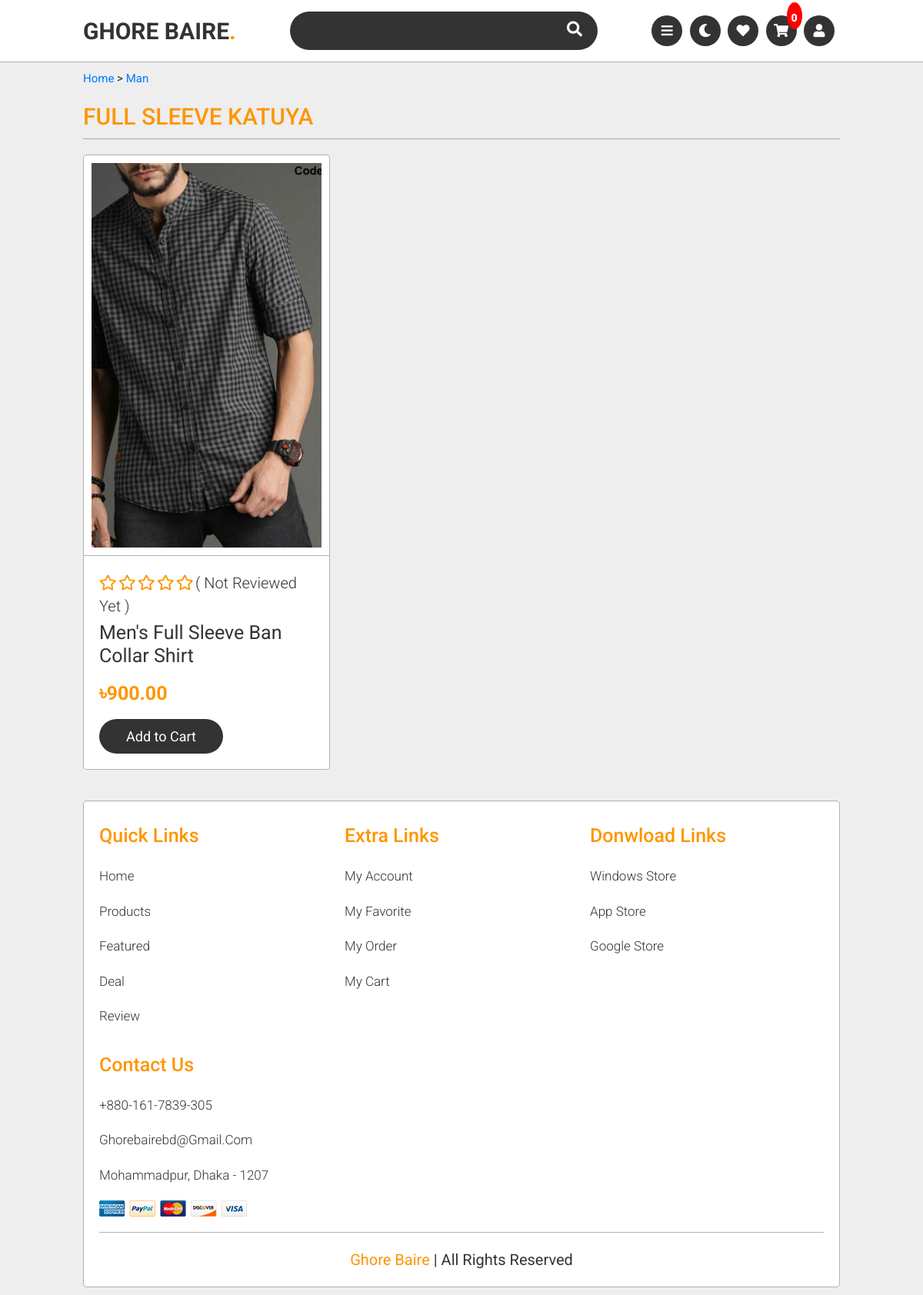
The app's page /category/man/ with its own data.
### store/models.py (models this page shows, shortened)
class Product(models.Model):
    FOR = (
        ('woman','Woman'),
        ('man', 'Man')
    )
    shopowner = models.ForeignKey(ShopOwner, null=True, on_delete= models.CASCADE)
    name = models.CharField(max_length=200,blank = True, null=True)
    price = models.FloatField(default=0,null=True)
    category = models.ManyToManyField(Category)
    description = models.CharField(max_length=2000, null=True,blank=True)
    date_created = models.DateTimeField(auto_now_add=True, null=True)
    quantity = models.CharField(max_length=100,blank = True, null=True)
    digital = models.BooleanField(default=False, null=True, blank=False)
    color = models.ManyToManyField(Color)
    size = models.ManyToManyField(Size)
    stock = models.IntegerField(default=0, null = True,blank = True)
    discount = models.IntegerField(default=0, null = True,blank = True)
    discount_amount = models.FloatField(default=0, null = True,blank = True)
    rate = models.FloatField(default=0, null = True,blank = True)
    featured = models.BooleanField(default=False,blank=True,null=True)
    c_for = models.CharField(max_length=200,blank=True, null=True,choices=FOR)

class Category(models.Model):
    name = models.CharField(max_length=200, null=True)

class ProductImages(models.Model):
    product =  models.ForeignKey(Product, null=True, on_delete= models.CASCADE)
    img = models.ImageField(default="product-pic.jpg",null = True,blank = True)

### store/views.py (the view)
# urls.py: path('category/<str:c_for>/',views.categoryView, name="category_view"),
def categoryView(request,*args,**kwargs):
    if request.user.is_authenticated:
        customer = request.user.customer
        order, created = Order.objects.get_or_create(customer=customer, complete=False)
        cartItems = order.get_cart_items
    else:
        cookieData = cookieCart(request)
        cartItems = cookieData['cartItems']
    c_for = kwargs.pop('c_for')
    products = Product.objects.filter(c_for = c_for)
    total_products = products.count()
    if total_products > 0:
        categorys = Category.objects.all()
        for i in categorys:
            i.products = products.filter(category = i)
            for j in i.products:
                j.images = ProductImages.objects.filter(product = j)[:1]
                j.total_review = Review.objects.filter(product = j).count()
        context = {
            'c_for':c_for,
            'categorys':categorys,
            'i.products':i.products,
            'j.images':j.images,
            'j.total_review':j.total_review,
            'cartItems':cartItems
            }
    else:
        context = {
            'c_for':c_for,
            'cartItems':cartItems
            }
    return render(request, "store/categoryview.html",context)

### store/utils.py (called while the page is built, shortened)
def cookieCart(request):
    try:
        cart = json.loads(request.COOKIES['cart'])
    except:
        cart = {}
    items = []
    order = {'get_cart_total':0, 'get_cart_items':0,'shipping':False}
    cartItems = order['get_cart_items']
    cartTotal = order['get_cart_total']
    return {"order":order,"items":items,"cartItems":cartItems,'cartTotal':cartTotal}

### store/templates/store/categoryview.html (shortened to what this page needs)
{% extends 'main.html' %}
{% block main %}
<section class="products" id="products">
    <p><a href="{% url 'store:store' %}">Home</a> > <a href="/category/{{c_for}}">{{c_for}}</a></p>
    {% for i in categorys %}
    {% if i.products %}
    <a href="/category/{{c_for}}/{{i.id}}"><h1 class="heading">  <span> {{i.name}}</span> </h1></a>
<div class="swiper-container product-slider gap">
    <div class="swiper-wrapper">
        {% for j in i.products %}
        <div class="swiper-slide">
            <div class="slide">
                <div class="image">
                    {% for k in j.images %}
                        <img src="{{ k.img.url }}" alt="">
                    {% endfor %}
                </div>
                <div class="content">
                    <div class="stars">
                        {% if j.rate <= 0 %}
                        <i class="far fa-star"></i>
                        <i class="far fa-star"></i>
                        <i class="far fa-star"></i>
                        <i class="far fa-star"></i>
                        <i class="far fa-star"></i>
                        {% elif j.rate <= 1 %}
                        <i class="fas fa-star"></i>
                        <i class="far fa-star"></i>
                        <i class="far fa-star"></i>
                        <i class="far fa-star"></i>
                        <i class="far fa-star"></i>
                        {% elif j.rate <= 2 %}
                        <i class="fas fa-star"></i>
                        <i class="fas fa-star"></i>
                        <i class="far fa-star"></i>
                        <i class="far fa-star"></i>
                        <i class="far fa-star"></i>
                        {% elif j.rate <= 3 %}
                        <i class="fas fa-star"></i>
                        <i class="fas fa-star"></i>
                        <i class="fas fa-star"></i>
                        <i class="far fa-star"></i>
                        <i class="far fa-star"></i>
                        {% elif j.rate <= 4 %}
                        <i class="fas fa-star"></i>
                        <i class="fas fa-star"></i>
                        <i class="fas fa-star"></i>
                        <i class="fas fa-star"></i>
                        <i class="far fa-star"></i>
                        {% else %}
                        <i class="fas fa-star"></i>
                        <i class="fas fa-star"></i>
                        <i class="fas fa-star"></i>
                        <i class="fas fa-star"></i>
                        <i class="fas fa-star"></i>
                        {% endif %}
                        <span>( {% if j.total_review == 0 %} Not reviewed yet {% else %} {{j.total_review}} reviews {% endif %} )</span>
                    </div>
                    <h3>{{j.name}}</h3>
                    <div class="price">&#2547;{{j.price|floatformat:2}}</div>
                    {% if j.stock <= 0 %}
                    <button class="btn1 btn-outline-danger btn-disabled">Add to Cart</button>
                    {% else %}
                    <button data-product={{j.id}} data-action="add" class="btn1 update-cart">Add to Cart</button>
                    {% endif %}
                </div>
            </div>
        </div>
        {% endfor %}
    </div>
</div>
{% endif %}
{% endfor %}
</section>
{% endblock %}

### static/css/style.css (style rules this page uses)
:root { --orange:#ff9500; --white-color:#fff; --black-color:#333; --light-color:rgba(0,0,0,.3); }
* { font-family: 'Roboto', sans-serif; margin:0; padding:0; box-sizing: border-box; outline: none; border:none; text-decoration: none; text-transform: capitalize; transition:.2s linear; }
html { font-size: 62.5%; overflow-x: hidden; scroll-padding-top: 7.5rem; scroll-behavior: smooth; }
body { background:#eee; }
section { padding:1rem 9%; }
.heading { padding:1rem 0; margin-bottom: 2rem; border-bottom: .1rem solid var(--light-color); font-size: 3rem; color:var(--black-color); text-transform: uppercase; }
.heading span { color:var(--orange); text-transform: uppercase; }
.btn1 { display: inline-block; margin-top: 1rem; border-radius: 5rem; background: var(--black-color); color:var(--white-color); font-size: 1.8rem; padding:.9rem 3.5rem; cursor: pointer; }
.products .product-slider .slide { overflow: hidden; position: relative; border:.1rem solid var(--light-color); border-radius: .5rem; background: var(--white-color); }
.products .product-slider .slide .image { padding:1rem; }
.products .product-slider .slide .image img { height: 50rem; width: 100%; object-fit: cover; }
.products .product-slider .slide .content { padding:2rem; border-top: .1rem solid var(--light-color); }
.products .product-slider .slide .content .stars i { font-size: 2rem; color:var(--orange); }
.products .product-slider .slide .content .stars span { font-size: 2rem; color:var(--black-color); font-weight: 300; }
.products .product-slider .slide .content h3 { color:var(--black-color); font-weight: normal; font-size: 2.5rem; padding:.5rem 0; }
.products .product-slider .slide .content .price { color:var(--orange); font-weight: bolder; font-size: 2.5rem; padding:.5rem 0; }
.products .gap { margin-bottom: 2rem; overflow: hidden; }

### store/templates/main.html (style rules this page uses)
.btn1 { display: inline-block; margin-top: 1rem; border-radius: 5rem; background: var(--black-color); color:var(--white-color); font-size: 1.8rem; padding:.9rem 3.5rem; cursor: pointer; }
p { font-size: 1.5em; }

### records on screen
Product: c_for "Man", rate 0 (drawn), shows "Not Reviewed Yet", name "Men's Full Sleeve Ban Collar Shirt", price "900.00"
Category: name "FULL SLEEVE KATUYA"
ProductImages: img (picture)

### other values on screen
{{ cartItems }} "0"
